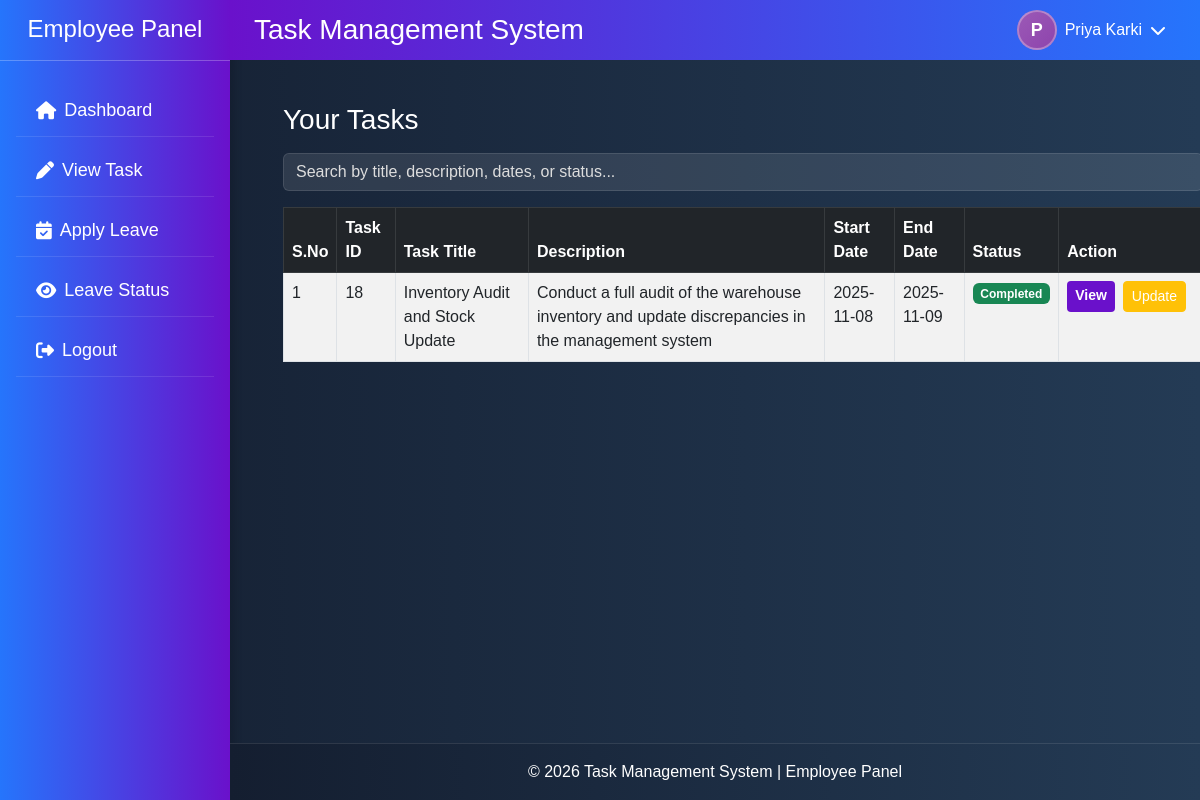
/user/task/task_manage.php (signed in), run on the app's committed database.
### tables this page shows
CREATE TABLE `task_assign` (
  `record_id` int(11) NOT NULL,
  `task_id` int(11) DEFAULT NULL,
  `users_id` int(11) DEFAULT NULL,
  `status` varchar(50) DEFAULT NULL
);

CREATE TABLE `task_manage` (
  `task_id` int(11) NOT NULL,
  `task_title` varchar(255) DEFAULT NULL,
  `task_description` text DEFAULT NULL,
  `created_date` datetime DEFAULT NULL,
  `users_id` int(11) DEFAULT NULL,
  `start_date` date DEFAULT NULL,
  `end_date` date DEFAULT NULL,
  `priority` varchar(50) DEFAULT NULL
);

### user/task/task_manage.php (the view, shortened to what this page needs)
<?php
$user_id = $_SESSION['users_id'];
?>
<div class="user_task_update">
  <div class="d-flex justify-content-between align-items-center mb-3">
    <h3 class="m-0">Your Tasks</h3>
  </div>
  <div class="mb-3">
    <input type="text" id="searchInput" class="form-control" placeholder="Search by title, description, dates, or status...">
  </div>
  <table class="table table-bordered table-striped table-hover" id="task_table">
    <thead class="table-dark">
      <tr>
        <th>S.No</th>
        <th>Task ID</th>
        <th>Task Title</th>
        <th>Description</th>
        <th>Start Date</th>
        <th>End Date</th>
        <th>Status</th>
        <th>Action</th>
      </tr>
    </thead>
    <tbody>
    <?php
      $sno = 1;
      $query = "
        SELECT ta.task_id, ta.status, tm.task_title, tm.task_description, tm.start_date, tm.end_date
        FROM task_assign ta
        JOIN task_manage tm ON ta.task_id = tm.task_id
        WHERE ta.users_id = $user_id
      ";
      $query_run = mysqli_query($conn, $query);
      if (mysqli_num_rows($query_run) > 0) {
        while ($row = mysqli_fetch_assoc($query_run)) {
    ?>
    <tr>
      <td><?php echo $sno++; ?></td>
      <td><?php echo $row['task_id']; ?></td>
      <td><?php echo $row['task_title']; ?></td>
      <td><?php
        $desc = htmlspecialchars($row['task_description']);
        echo (strlen($desc) > 120) ? substr($desc, 0, 120) . '...' : $desc;
      ?></td>
      <td><?php echo $row['start_date']; ?></td>
      <td><?php echo $row['end_date']; ?></td>
      <td>
        <?php if ($row['status'] == 'Not Started') { ?>
          <span class="badge bg-secondary">Not Started</span>
        <?php } elseif ($row['status'] == 'In Progress') { ?>
          <span class="badge bg-primary">In Progress</span>
        <?php } elseif ($row['status'] == 'Completed') { ?>
          <span class="badge bg-success">Completed</span>
        <?php } elseif ($row['status'] == 'On Hold') { ?>
          <span class="badge bg-warning text-dark">On Hold</span>
        <?php } elseif ($row['status'] == 'Cancelled') { ?>
          <span class="badge bg-danger">Cancelled</span>
        <?php } ?>
      </td>
      <td>
        <div class="d-flex">
          <a href="task_view.php?id=<?php echo $row['task_id']; ?>"
             class="btn btn-sm btn-primary me-2 text-white text-decoration-none">View</a>
          <a href="task_status.php?id=<?php echo $row['task_id']; ?>"
             class="btn btn-sm btn-warning me-2 text-white text-decoration-none">Update</a>
        </div>
      </td>
    </tr>
    <?php
        }
      } else {
        echo '<tr><td colspan="8" class="text-center">No tasks assigned yet.</td></tr>';
      }
    ?>
    </tbody>
  </table>
</div>

### assets/css/style.css (style rules this page uses)
html, body { height: 100%; margin: 0; padding: 0; }
body { display: flex; flex-direction: column; min-height: 100vh; padding: 0; font-family: Arial, sans-serif; background: linear-gradient(to right, #141e30, #243b55); color: white; position: relative; }
.form-control { background-color: rgba(255, 255, 255, 0.1); border: none; color: white; }
.form-control::placeholder { color: rgb(199, 195, 195); }
.form-control, .form-select { background-color: rgba(255, 255, 255, 0.1); color: white; border: 1px solid rgba(255, 255, 255, 0.2); }
.form-control::placeholder, .form-select option { color: #ddd; }
.btn-primary { background-color: #6a11cb; border: none; font-weight: bold; }
.user_task_update { width: 80vw; margin-left: 263px; margin-top: 83px; padding: 20px; }

### data on the page
task_assign: task "18", task.task_title "Inventory Audit and Stock Update", task.task_description "Conduct a full audit of the warehouse inventory and update discrepancies in the management system", task.start_date "2025-11-08", task.end_date "2025-11-09", status "Completed"

### other printed values
$firstLetter "P"
$loggedInName "Priya Karki"
